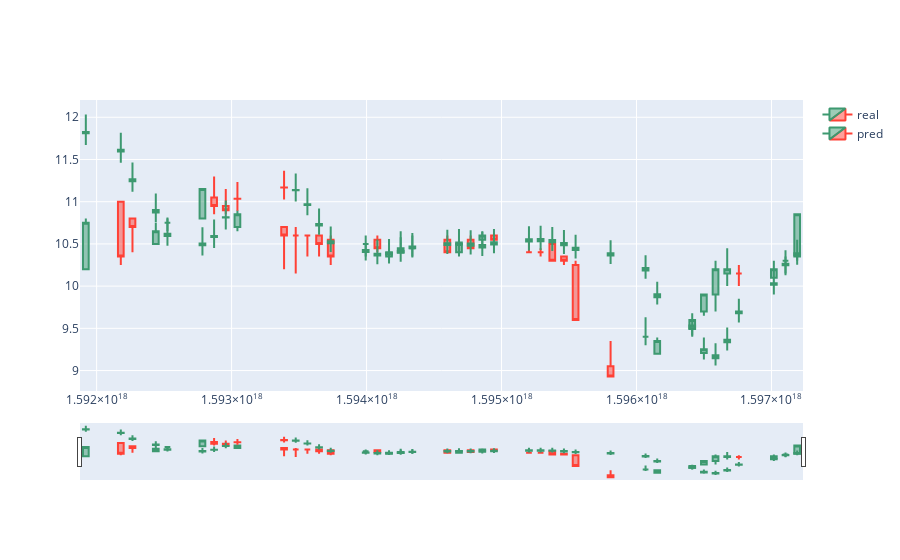

This figure's notebook cell:
### Code cell
fig = go.Figure()

fig.add_trace(
    go.Scatter(
        name='real',
        x=df.iloc[:-40,:]['date'],
        y=real
    )
)

fig.add_trace(
    go.Scatter(
        name='pred',
        x=df.iloc[:-40,:]['date'],
        y=predicted_stock_price
    )
)
fig.show()
